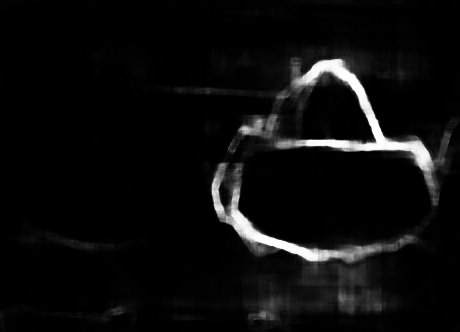
#> input picture make_tamper_dataset_from_coco/for_compare_experiment/test/output_39t.bmp, 460 x 332 px
$ python 'value_f1_acc_recall_precision(弃用).py'
#> lines starting #> are read from the running program, lines starting #| are printed output that depends on the picture; after the words box and inside, x2 and y2 are one past the last pixel; in counts of white or black regions, pixels touching at a corner belong together; long printed decimals are rounded
"""
@author :haoran
time:0309
description:
改进F1,引入价值评价
"""
from sklearn.metrics import f1_score, accuracy_score, precision_score, recall_score,confusion_matrix
import numpy as np
from PIL import Image
import traceback
import cv2 as cv
import matplotlib.pylab as plt

class Mymetrics:
    def __init__(self):
        pass
    def f1_score(self, pred, gt):
        label = gt.long()
        mask = (label != 0).float()
        num_positive = np.sum(mask).astype('float')
        num_negative = mask.numel() - num_positive
        # print (num_positive, num_negative)
        mask[mask != 0] = num_negative / (num_positive + num_negative)  # 0.995
        mask[mask == 0] = num_positive / (num_positive + num_negative)  # 0.005

        y = pred.reshape(-1)
        l = gt.reshape(-1)

        y = np.where(y > 0.5, 1, 0).astype('int')
        l = np.array(l.cpu().detach()).astype('int')

        return f1_score(y, l, zero_division=1)

        pass
    def value_f1_score(self, pred,label):
        band = self.__gen_band(Image.fromarray(label))
        gt = label
        _gt = np.where((gt == 255) | (gt == 100), 1, 0)
        area = np.where((gt == 255) | (gt == 50), 1, 0)
        label = _gt
        plt.imshow(band)
        plt.show()

        mask = (label != 0)
        num_positive = np.sum(mask).astype('float')
        num_negative = mask - num_positive
        # print (num_positive, num_negative)
        w1 = num_negative / (num_positive + num_negative)
        w2 = num_positive / (num_positive + num_negative)
        mask = np.where(mask!=0,w1,w2)

        y = pred.reshape(-1)
        l = label.reshape(-1)
        band = band.reshape(-1)
        area = area.reshape(-1)
        mask = mask.reshape(-1)
        y = np.where(y > 0.5, 1, 0).astype('int')
        l = np.array(l).astype('int')
        tn, fp, fn, tp = confusion_matrix(y_pred=y, y_true=l).ravel()

        factor_a = (tn+fp+fn+tp)/(2*(fp+tn))
        factor_b = 1*(tn+fp+fn+tp)/(2*(tp+fn))
        print('The factor a,b:',factor_a,factor_b)
        print('tp, fn, fp, tn:',tp, fn, fp, tn)

        fp = fp *factor_a
        tn = tn *factor_a

        tp = tp * factor_b
        fn = fn * factor_b
        print('value tp, fn, fp, tn:',tp, fn, fp, tn)
        # tp: true positive，剿灭敌人的数量
        # fn: flase negative, 漏掉敌人的数量
        # fp: 误杀平民的数量
        # 假设一场战争的价值为1，平均到每一个人升上

        # weight compute


        # F1 = 2*(Precision*Recall)/(Precision+Recall)
        # Precision = TP/(TP+FP)
        # RECALL = TP/(TP+FN)
        acc = (tp + tn)/(tn+fp+fn+tp)
        precision = tp/(tp+fp)
        recall = tp/(tp+fn)
        f1 = 2*(precision*recall)/(precision+recall)
        print('The acc precision recall f1:',acc,precision,recall,f1)
        print('The acc:',accuracy_score(y_true=l,y_pred=y))
        print('The f1:',f1_score(y_true=l, y_pred=y))
        print('The recall:',recall_score(y_true=l, y_pred=y))
        print('The precision:',precision_score(y_true=l, y_pred=y))

    def accuracy_score(self):
        pass
    def precision_score(self):
        pass
    def recall_score(self):
        pass
    def __gen_band(self, gt, dilate_window=5):
        """

        :param gt: PIL type
        :param dilate_window:
        :return:
        """

        _gt = gt.copy()

        # input required
        if len(_gt.split()) == 3:
            _gt = _gt.split()[0]
        else:
            pass

        _gt = np.array(_gt, dtype='uint8')

        if max(_gt.reshape(-1)) == 255:
            _gt = np.where((_gt == 255) | (_gt == 100), 1, 0)
            _gt = np.array(_gt, dtype='uint8')
        else:
            pass

        _gt = cv.merge([_gt])
        kernel = np.ones((dilate_window, dilate_window), np.uint8)
        _band = cv.dilate(_gt, kernel)
        _band = np.array(_band, dtype='uint8')
        # _band = np.where(_band == 1, 255, 0)
        _band = Image.fromarray(np.array(_band, dtype='uint8'))
        if len(_band.split()) == 3:
            _band = np.array(_band)[:, :, 0]
        else:
            _band = np.array(_band)
        return _band


if __name__ == '__main__':
    pred = Image.open('./test/output_39t.bmp')
#> pred is the input picture: PIL image 460x332 L; min 0, max 254, mean 12.3
    pred = pred.split()[0]
    pred = np.array(pred)/255
#> pred: shape (332, 460) float64
    to_edge_pred = Image.open('./test/to_edge.bmp')
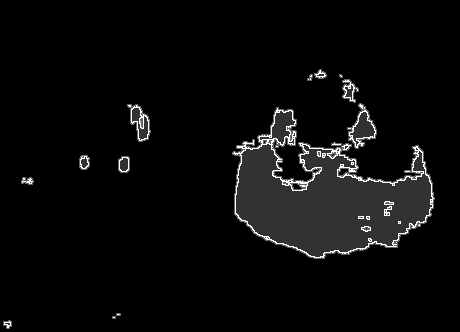
#> input picture make_tamper_dataset_from_coco/for_compare_experiment/test/to_edge.bmp, 460 x 332 px
#> to_edge_pred is the input picture: PIL image 460x332 L; min 0, max 255, mean 10.3
    to_edge_pred = to_edge_pred.split()[0]
    to_edge_pred = np.array(to_edge_pred)
    to_edge_pred  = np.where((to_edge_pred==255)|(to_edge_pred==100),1,0)
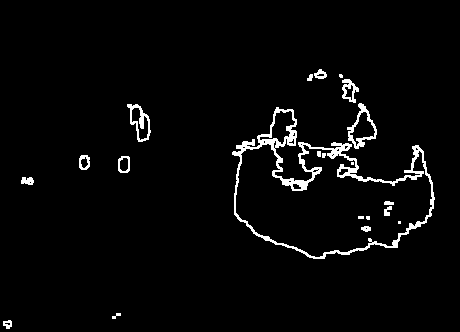
#> to_edge_pred: shape (332, 460) int64; values 0 (black) and 1 (white), 3.1% white; 21 white regions (6 under 20 px), largest, box (x1, y1, x2, y2) and area: (232, 107, 435, 259) 3180, (347, 103, 377, 149) 367, (127, 104, 151, 142) 307
    gt = Image.open('./test/39t_gt.bmp')
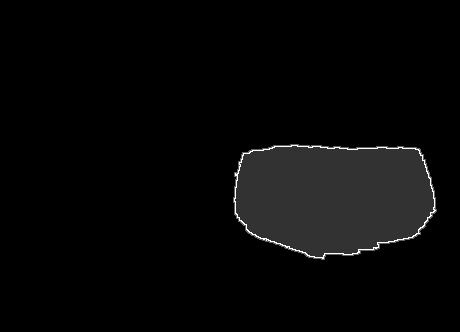
#> input picture make_tamper_dataset_from_coco/for_compare_experiment/test/39t_gt.bmp, 460 x 332 px
#> gt is the input picture: PIL image 460x332 L; min 0, max 255, mean 7.4
    gt = np.array(gt.split()[0])
    # gt = np.where((gt == 255) | (gt == 100), 1, 0)
    plt.imshow(gt)
    plt.show()
    plt.imshow(to_edge_pred,cmap='gray')
    plt.show()
    Mymetrics().value_f1_score(to_edge_pred,gt)
#> in __gen_band, `_gt = np.where((_gt == 255) | (_gt == 100), 1, 0)`:
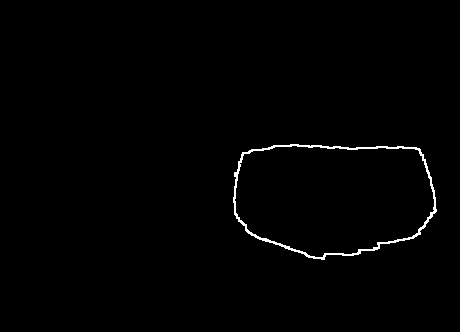
#> _gt: shape (332, 460) int64; values 0 (black) and 1 (white), 0.87% white in thin lines or dots, all inside (x1, y1, x2, y2) = (233, 144, 437, 260)
#> in __gen_band, `_band = cv.dilate(_gt, kernel)`:
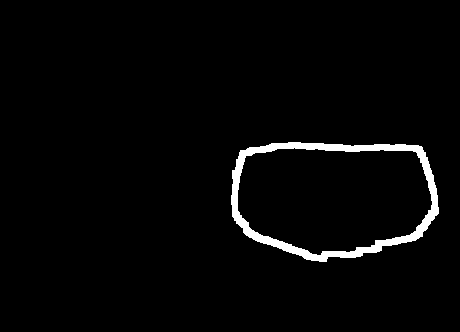
#> _band: shape (332, 460); values 0 (black) and 1 (white), 2.6% white; 1 white region, box (x1, y1, x2, y2) and area: (231, 142, 439, 262) 3899
#> in value_f1_score, `area = np.where((gt == 255) | (gt == 50), 1, 0)`:
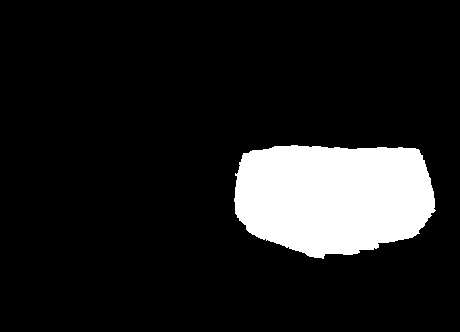
#> area: shape (332, 460) int64; values 0 (black) and 1 (white), 12.2% white; 1 white region, box (x1, y1, x2, y2) and area: (234, 145, 436, 259) 18634
#> in value_f1_score, `num_positive = np.sum(mask).astype('float')`: num_positive = 1326
#> in value_f1_score, `w1 = num_negative / (num_positive + num_negative)`: w1: shape (332, 460) float64; 99.13% of the values are NaN or infinite; the others: min -1325, max -1325, mean -1325
#> in value_f1_score, `w2 = num_positive / (num_positive + num_negative)`: w2: shape (332, 460) float64; 99.13% of the values are NaN or infinite; the others: min 1326, max 1326, mean 1326
#> in value_f1_score, `tn, fp, fn, tp = confusion_matrix(y_pred=y, y_true=l).ravel()`: tn = 147185; fp = 4209; fn = 782; tp = 544
#> in value_f1_score, `factor_a = (tn+fp+fn+tp)/(2*(fp+tn))`: factor_a = 0.504
#> in value_f1_score, `factor_b = 1*(tn+fp+fn+tp)/(2*(tp+fn))`: factor_b = 57.59
#| The factor a,b: 0.5044 57.587
#| tp, fn, fp, tn: 544 782 4209 147185
#> in value_f1_score, `fp = fp *factor_a`: fp = 2122.9
#> in value_f1_score, `tn = tn *factor_a`: tn = 74237.1
#> in value_f1_score, `tp = tp * factor_b`: tp = 31327.2
#> in value_f1_score, `fn = fn * factor_b`: fn = 45032.8
#| value tp, fn, fp, tn: 31327.179 45032.821 2122.932 74237.068
#> in value_f1_score, `acc = (tp + tn)/(tn+fp+fn+tp)`: acc = 0.691
#> in value_f1_score, `precision = tp/(tp+fp)`: precision = 0.937
#> in value_f1_score, `recall = tp/(tp+fn)`: recall = 0.41
#> in value_f1_score, `f1 = 2*(precision*recall)/(precision+recall)`: f1 = 0.571
#| The acc precision recall f1: 0.6912 0.9365 0.4103 0.5706
#| The acc: 0.9673
#| The f1: 0.179
#| The recall: 0.4103
#| The precision: 0.1145
